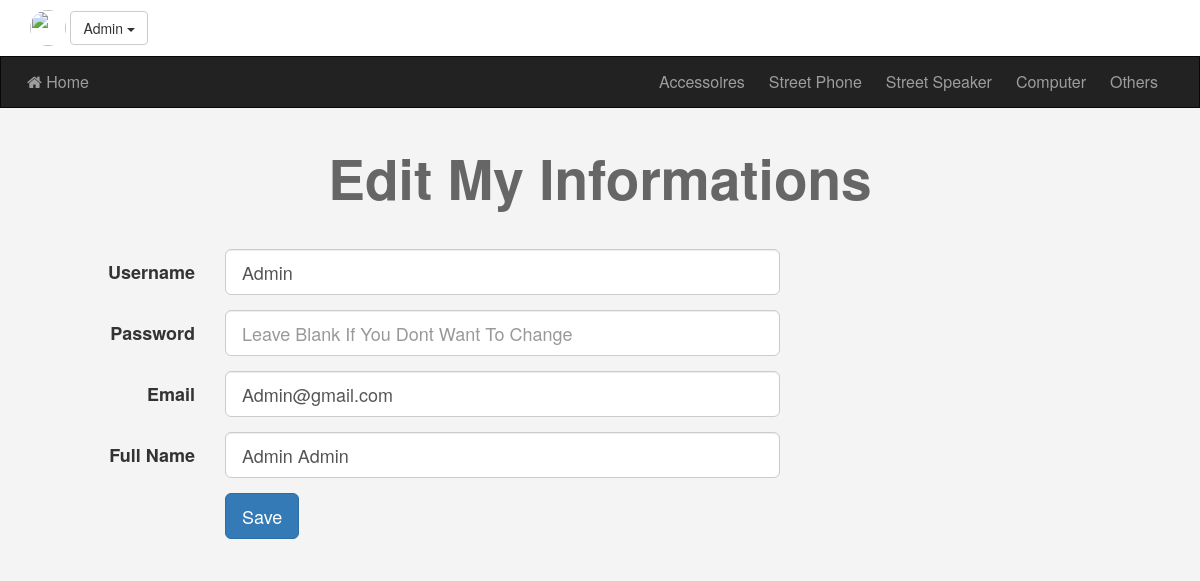
Page /editProfil.php (signed in) on the committed database.
### tables this page shows
CREATE TABLE `categories` (
  `ID` int(11) NOT NULL,
  `Name` varchar(255) NOT NULL,
  `Description` text NOT NULL,
  `parent` int(11) NOT NULL,
  `Ordering` int(11) DEFAULT NULL,
  `Visibility` tinyint(4) NOT NULL DEFAULT 0,
  `Allow_Comment` tinyint(4) NOT NULL DEFAULT 0,
  `Allow_Ads` tinyint(4) NOT NULL DEFAULT 0
);

CREATE TABLE `users` (
  `UserID` int(11) NOT NULL COMMENT 'To Identify User',
  `Username` varchar(255) NOT NULL COMMENT 'Username To Login',
  `Password` varchar(255) NOT NULL COMMENT 'Password To Login',
  `Email` varchar(255) NOT NULL,
  `FullName` varchar(255) NOT NULL,
  `GroupID` int(11) NOT NULL DEFAULT 0 COMMENT 'Identify User Group',
  `TrustStatus` int(11) NOT NULL DEFAULT 0 COMMENT 'Seller Rank',
  `RegStatus` int(11) NOT NULL DEFAULT 0 COMMENT 'User Approval',
  `Date` date NOT NULL,
  `avatar` varchar(255) NOT NULL
);

### init.php (called while the page is built, shortened)
<?php
	include 'admin/connect.php';
	$sessionUser = '';
	$sessionAvatar = '';
	if (isset($_SESSION['user'])) {
		$sessionUser = $_SESSION['user'];
		$sessionAvatar = $_SESSION['avatar'];
	}
	$tpl 	= 'include/templates/';
	$func	= 'includes/functions/';
	$css 	= 'layouts/css/';
	include $func . 'functions.php';
	include $tpl . 'header.php';

### includes/functions/functions.php (called while the page is built, shortened)
<?php
	function getAllFrom($field, $table, $where = NULL, $and = NULL, $orderfield, $ordering = "DESC") {
		global $con;
		$getAll = $con->prepare("SELECT $field FROM $table $where $and ORDER BY $orderfield $ordering");
		$getAll->execute();
		$all = $getAll->fetchAll();
		return $all;
	}

### editProfil.php (the view, shortened to what this page needs)
<?php
	include 'init.php';
function getSingleValue($con, $sql, $parameters){
    $q = $con->prepare($sql);
    $q->execute($parameters);
    return $q->fetchColumn();
}
$userid = getSingleValue($con, "SELECT UserID FROM users WHERE username=?", [$_SESSION['user']]);
$stmt = $con->prepare("SELECT * FROM users WHERE UserID = ? LIMIT 1");
$stmt->execute(array($userid));
$row = $stmt->fetch();
$count = $stmt->rowCount();
if ($count > 0) { ?>
    <h1 class="text-center">Edit My Informations</h1>
    <div class="container">
        <form class="form-horizontal" action="UpdateProfile.php" method="POST" enctype="multipart/form-data">
            <div class="form-group form-group-lg">
                <label class="col-sm-2 control-label">Username</label>
                <div class="col-sm-10 col-md-6">
                    <input type="text" name="username" class="form-control" value="<?php echo $row['Username'] ?>" autocomplete="off"/>
                </div>
            </div>
            <div class="form-group form-group-lg">
                <label class="col-sm-2 control-label">Password</label>
                <div class="col-sm-10 col-md-6">
                    <input type="password" name="newpassword" class="form-control" autocomplete="new-password" placeholder="Leave Blank If You Dont Want To Change" />
                </div>
            </div>
            <div class="form-group form-group-lg">
                <label class="col-sm-2 control-label">Email</label>
                <div class="col-sm-10 col-md-6">
                    <input type="email" name="email" value="<?php echo $row['Email'] ?>" class="form-control"/>
                </div>
            </div>
            <div class="form-group form-group-lg">
                <label class="col-sm-2 control-label">Full Name</label>
                <div class="col-sm-10 col-md-6">
                    <input type="text" name="full" value="<?php echo $row['FullName']; }?>" class="form-control"x />
                </div>
            </div>
            <div class="form-group form-group-lg">
                <div class="col-sm-offset-2 col-sm-10">
                    <input type="submit" value="Save" class="btn btn-primary btn-lg" />
                </div>
            </div>
        </form>
    </div>
<?php include $tpl . 'footer.php'; ?>

### include/templates/header.php (shortened to what this page needs)
<!DOCTYPE html>
<html>
	<head>
		<link rel="stylesheet" href="<?php echo $css ?>bootstrap.min.css" />
		<link rel="stylesheet" href="<?php echo $css ?>font-awesome.min.css" />
		<link rel="stylesheet" href="<?php echo $css ?>jquery-ui.css" />
		<link rel="stylesheet" href="<?php echo $css ?>jquery.selectBoxIt.css" />
		<link rel="stylesheet" href="<?php echo $css ?>front.css" />
	</head>
	<body>
	<div class="upper-bar">
		<div class="container">
			<?php
				if (isset($_SESSION['user'])) {
			?>
				<img class="my-image img-circle" src="admin/uploads/avatars/<?php echo $sessionAvatar ?>" alt="" />
				<div class="btn-group my-info">
					<span class="btn btn-default dropdown-toggle" data-toggle="dropdown">
						<?php echo $sessionUser ?>
						<span class="caret"></span>
					</span>
				</div>
				<?php
				} else {
			?>
			<a href="login.php">
				<span class="pull-right">Login/Signup</span>
			</a>
			<?php } ?>
		</div>
	</div>
	<nav class="navbar navbar-inverse">
	  <div class="container">
	    <div class="navbar-header">
	      <a class="navbar-brand" href="index.php"><i class="fa fa-home" aria-hidden="true"></i> Home</a>
	    </div>
	    <div class="collapse navbar-collapse" id="app-nav">
	      <ul class="nav navbar-nav navbar-right">
	      <?php
	      	$allCats = getAllFrom("*", "categories", "where parent = 0", "", "ID", "ASC");
			foreach ($allCats as $cat) {
				echo
				'<li>
					<a href="categories.php?pageid=' . $cat['ID'] . '">
						' . $cat['Name'] . '
					</a>
				</li>';
			}
	      ?>
	      </ul>
	    </div>
	  </div>
	</nav>

### layouts/css/front.css (style rules this page uses)
body { background-color: #F4F4F4; font-size: 16px; }
h1 { font-size: 55px; margin: 40px 0; font-weight: bold; color: #666; }
.navbar { border-radius: 0; margin-bottom: 0; }
.nav > li > a, .navbar-brand { padding: 15px 12px; }
.navbar-brand { font-size: 1em; }
.form-control { position: relative; }
.upper-bar { padding: 10px; background-color: #FFF }
.my-image { width: 36px; height: 36px; }

### rows in the picture
categories: Name "Accessoires"
categories: Name "Street Phone"
categories: Name "Street Speaker"
categories: Name "Computer"
categories: Name "Others"
users: username "Admin", email "Admin@gmail.com", full "Admin Admin"

### other values in the picture
$sessionUser "Admin"
